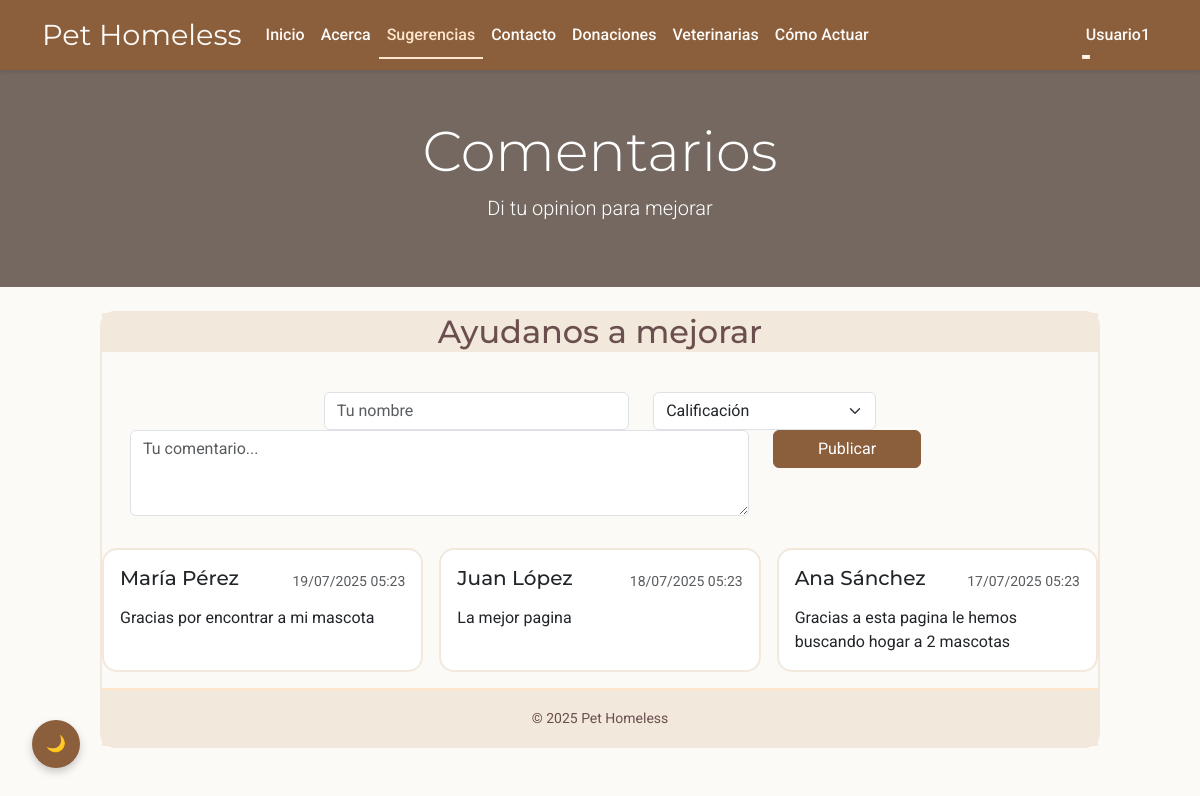
Screenshot of /comments.php (signed in) with the database file from the repository.
### tables this page shows
CREATE TABLE resena (
    id INT AUTO_INCREMENT PRIMARY KEY,
    autor VARCHAR(50) NOT NULL,
    contenido VARCHAR(500) NOT NULL,
    calificacion INT NOT NULL CHECK (calificacion BETWEEN 1 AND 5),
    fecha TIMESTAMP NOT NULL DEFAULT CURRENT_TIMESTAMP
);

### comments.php (the view, shortened to what this page needs)
<?php
require 'conn.php';
$stmt = $pdo->query(
    'SELECT id, autor, contenido, calificacion, fecha FROM resena ORDER BY fecha DESC'
);
$resenas = $stmt->fetchAll();
?>
<!DOCTYPE html>
<html lang="es">
<head>
  <link href="https://cdn.jsdelivr.net/npm/bootstrap@5.3.0/dist/css/bootstrap.min.css" rel="stylesheet">
  <link href="css/style.css" rel="stylesheet">
</head>
<body>
  <?php include 'layout/nav.php'; ?>
  <header class="bg-secondary text-white text-center py-5 mb-4 banner">
    <div class="container">
      <h1 class="display-4">Comentarios</h1>
      <p class="lead">Di tu opinion para mejorar</p>
    </div>
  </header>
<div class="comment-card mx-auto" style="max-width: 1000px;">
    <div class="card-header">
        <h2>Ayudanos a mejorar</h2>
        </div>
    <div class="card-body">
   <div class="comment-form-container">
    <form action="comments.php" method="POST" class="needs-validation" novalidate>
      <div class="row justify-content-center">
        <div class="col-md-4">
          <input type="text" class="form-control" name="autor" placeholder="Tu nombre" required>
        </div>
        <div class="col-md-3">
          <select class="form-select" name="calificacion" required>
            <option value="" disabled selected>Calificación</option>
          </select>
        </div>
<div class="row justify-content-center">
        <div class="col-md-8">
          <textarea class="form-control" name="contenido" rows="3" placeholder="Tu comentario..." required></textarea>
        </div>
        <div class="col-md-4">
          <button type="submit" class="btn btn-primary w-50">
            Publicar
          </button>
</div>
        </div>
      </div>
    </form>
 </div>
        <?php if (empty($resenas)): ?>
         <p class="text-center">Aún no hay reseñas.</p>
                <?php else: ?>
                    <div class="reviews-list">
                        <?php foreach ($resenas as $resena): ?>
                            <div class="card mb-3 product-card">
                                <div class="card-body">
                                    <div class="d-flex justify-content-between align-items-center mb-2">
                                        <h5 class="card-title"><?= htmlspecialchars($resena['autor'] ?? 'Anónimo') ?></h5>
                                        <small class="text-muted"><?= date('d/m/Y H:i', strtotime($resena['fecha'])) ?></small>
                                    </div>
                                    <p class="card-text"><?= nl2br(htmlspecialchars($resena['contenido'])) ?></p>
                                </div>
                            </div>
                        <?php endforeach; ?>
                    </div>
                <?php endif; ?>
            </div>
  <button id="themeToggle" title="Cambiar tema">🌙</button>
  <?php include 'layout/footer.php'; ?>
</body>
</html>

### css/style.css (style rules this page uses)
:root { --primary-cream: #fcfaf7; --warm-beige: #f2e8dc; --soft-peach: #ffe5cc; --dusty-rose: #e8c8c4; --coffee-brown: #6b4f4f; --caramel: #8b5e3c; --space-sm: 0.5rem; --space-md: 1rem; --font-base: 'Roboto', sans-serif; --font-heading: 'Montserrat', sans-serif; }
* { box-sizing: border-box; margin: 0; padding: 0; }
body { background-color: var(--primary-cream); color: var(--coffee-brown); font-family: var(--font-base); line-height: 1.5; }
h1, h2, h3, h4, h5, h6 { font-family: var(--font-heading); }
.banner::before { content: ''; position: absolute; top: 0; left: 0; right: 0; bottom: 0; background: rgba(127,85,57,0.4); }
.banner .container { position: relative; z-index: 1; }
.card { border: 2px solid var(--warm-beige); border-radius: 15px; -webkit-transition: transform 0.3s ease, box-shadow 0.3s ease; transition: transform 0.3s ease, box-shadow 0.3s ease; }
.btn-primary { background-color: var(--caramel) !important; border-color: var(--caramel) !important; color: #fff !important; -webkit-transition: background-color 0.2s ease, box-shadow 0.2s ease; transition: background-color 0.2s ease, box-shadow 0.2s ease; }
.comment-card { border: 2px solid var(--warm-beige); border-radius: 15px; }
.card-header { background-color: var(--warm-beige); border-radius: 15px 15px 0 0; text-align: center; }
.comment-form-container { padding: 2rem 1rem; }
.reviews-list { display: grid; gap: var(--space-md); grid-template-columns: repeat(auto-fill, minmax(280px, 1fr)); }
#themeToggle { position: fixed; bottom: 2rem; left: 2rem; width: 3rem; height: 3rem; background: var(--caramel); color: #fff; border: none; border-radius: 50%; display: flex; align-items: center; justify-content: center; cursor: pointer; -webkit-box-shadow: 0 4px 8px rgba(0,0,0,0.2); box-shadow: 0 4px 8px rgba(0,0,0,0.2); z-index: 1000; }
.banner { position: relative; background-size: cover; background-position: center center; background-repeat: no-repeat; }
.banner::before { content: ''; position: absolute; top: 0; left: 0; right: 0; bottom: 0; background: rgba(127,85,57,0.4); pointer-events: none; }

### rows the page displays
resena: autor "María Pérez", fecha "19/07/2025 05:23", contenido "Gracias por encontrar a mi mascota"
resena: autor "Juan López", fecha "18/07/2025 05:23", contenido "La mejor pagina"
resena: autor "Ana Sánchez", fecha "17/07/2025 05:23", contenido "Gracias a esta pagina le hemos buscando hogar a 2 mascotas"

### other values shown
$_SESSION['user_name'] "Usuario1"
